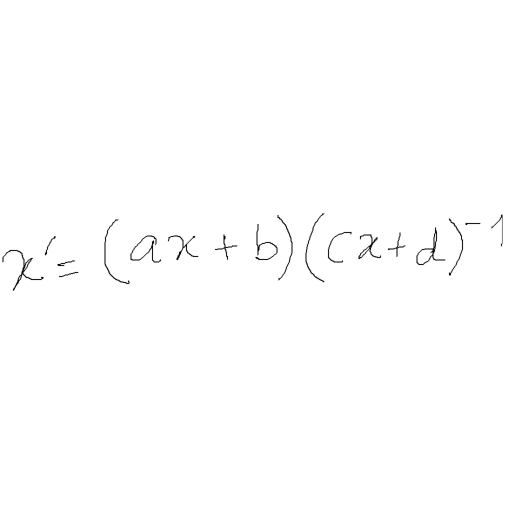
#> input picture DATA/IMG/test/CROHME2019_test/ISICal19_1201_em_751.png, 1010 x 1010 px (shown at 1/2 size)
$ python -i image_processor.py   (imports and definitions only)
#> lines starting #> are read from the running program, lines starting #| are printed output that depends on the picture; after the words box and inside, x2 and y2 are one past the last pixel; in counts of white or black regions, pixels touching at a corner belong together
import numpy as np
from PIL import Image, ImageOps
from scipy.ndimage import label

def _highlight(img: Image, threshold: int):
    new = img.copy()
    pixels, pixels_new = img.load(), new.load()
    w, h = img.size

    for x in range(1, w - 1):
        for y in range(1, h - 1):
            neighbors = [pixels[x, y], pixels[x - 1, y], pixels[x + 1, y], pixels[x, y - 1], pixels[x, y + 1]]
            blacks = 0
            for n in neighbors:
                if n == 0:
                    blacks += 1
            if blacks >= threshold:
                pixels_new[x, y] = 0
            else:
                pixels_new[x, y] = 255

    return new

def _crop(image: Image, noise_thresh=20):
    bw = np.array(image)
    labeled_array, num_features = label(bw == 0)
    if num_features == 0:
        return image

    boxes = []
    for i in range(1, num_features + 1):
        coords = np.argwhere(labeled_array == i)
        size = coords.shape[0]
        if size >= noise_thresh:
            y0, x0 = coords.min(axis=0)
            y1, x1 = coords.max(axis=0) + 1
            boxes.append((x0, y0, x1, y1))

    if not boxes:
        return image

    # Combine all boxes into one bounding box
    min_x = min(box[0] for box in boxes)
    min_y = min(box[1] for box in boxes)
    max_x = max(box[2] for box in boxes)
    max_y = max(box[3] for box in boxes)

    return image.crop((min_x, min_y, max_x, max_y))

def _silence(image: Image, noise_thresh=15):
    # Convert to NumPy array
    bw = np.array(image)

    # Label connected black regions
    labeled_array, num_features = label(bw == 0)

    for i in range(1, num_features + 1):
        coords = np.argwhere(labeled_array == i)
        if coords.shape[0] < noise_thresh:
            for y, x in coords:
                bw[y, x] = 255  # set to white

    return Image.fromarray(bw)

def _resize(img: Image, size=(512, 512)):
    img.thumbnail(size, Image.Resampling.LANCZOS)

    delta_w = size[0] - img.width
    delta_h = size[1] - img.height
    padding = (delta_w // 2, delta_h // 2, delta_w - (delta_w // 2), delta_h - (delta_h // 2))

    padded_img = ImageOps.expand(img, padding, fill=255)
    return padded_img

def process(fn: str, output_fn='test.png'):

    # 1. Make everything black and white:
#> called with output_fn = 'test.png'
    img = Image.open(fn)
#> img is the input picture: PIL image 1010x1010 L; min 0, max 255, mean 253.8
    img = img.convert('1')
#> img: PIL image 1010x1010 1; 99.5% white; black in thin lines or dots, all inside (x1, y1, x2, y2) = (5, 427, 1005, 582)
    bw = _highlight(_highlight(_highlight(img, 2), 2), 3)
#> call 2 of _highlight, with threshold = 2
#> in _highlight (call 2), `new = img.copy()`:
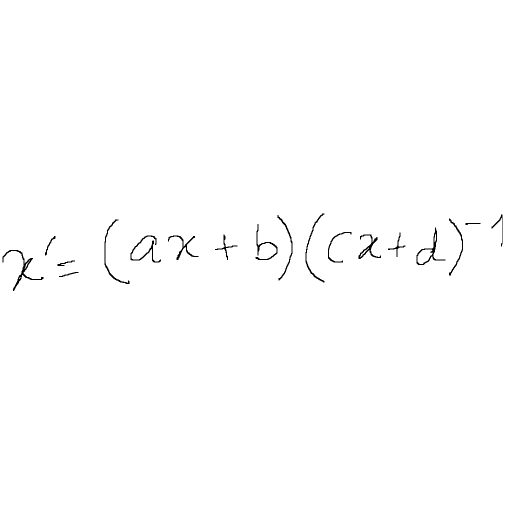
#> new: PIL image 1010x1010 1 (shown at 1/2 size); 99.4% white; black in thin lines or dots, all inside (x1, y1, x2, y2) = (5, 427, 1005, 582)
#> in _highlight (call 3), `new = img.copy()`: new: PIL image 1010x1010 1; 99.3% white; 18 black regions, largest, box (x1, y1, x2, y2) and area: (5, 500, 87, 582) 869, (261, 471, 322, 525) 665, (833, 455, 891, 530) 648
#> bw: PIL image 1010x1010 1; 99.3% white; 18 black regions, largest, box (x1, y1, x2, y2) and area: (5, 500, 87, 582) 873, (261, 471, 322, 525) 666, (833, 455, 891, 530) 652

    # 2. Crop the images to the main math thing and remove noise
    cropped = _silence(_highlight(_crop(bw), 2))
#> in _crop, `labeled_array, num_features = label(bw == 0)`:
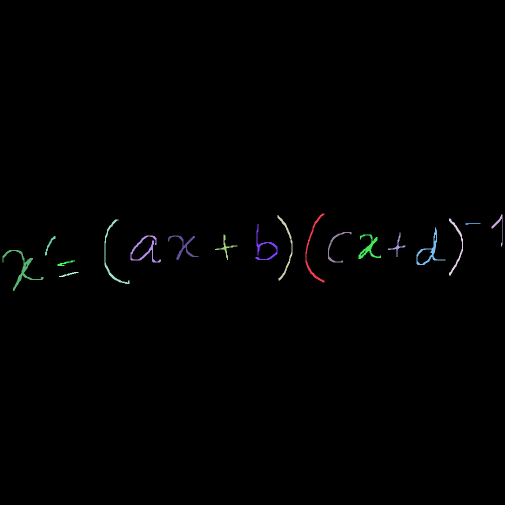
#> labeled_array: shape (1010, 1010) int32 (shown at 1/2 size); 19 distinct labels, from 0 to 18; one colour per label, 0 black
#> in _crop, `labeled_array, num_features = label(bw == 0)`: num_features = 18
#> the loop in _crop, `for i in range(1, num_features + 1):` made 18 passes
#> (y0, x0, y1, x1) on passes 1 to 12: (427, 611, 565, 649), (429, 983, 493, 1005), (430, 555, 561, 585), (437, 898, 551, 926), (439, 209, 568, 259), (446, 931, 450, 961), (448, 511, 520, 555), (455, 833, 530, 891), (464, 656, 525, 703), (465, 776, 514, 811), (469, 430, 520, 475), (469, 717, 518, 762)
#> after the loop in _crop, `for i in range(1, num_features + 1):`: boxes = 18 items, first 6: (611, 427, 649, 565), (983, 429, 1005, 493), (555, 430, 585, 561), (898, 437, 926, 551), (209, 439, 259, 568), (931, 446, 961, 450)
#> in _crop, `min_x = min(box[0] for box in boxes)`: min_x = 5
#> in _crop, `min_y = min(box[1] for box in boxes)`: min_y = 427
#> in _crop, `max_x = max(box[2] for box in boxes)`: max_x = 1005
#> in _crop, `max_y = max(box[3] for box in boxes)`: max_y = 582
#> in _crop, `return image.crop((min_x, min_y, max_x, max_y))`:
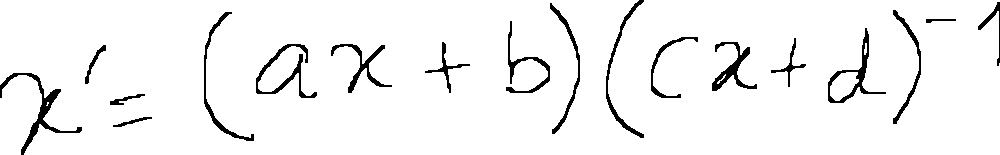
#> returned value: PIL image 1000x155 1; 95.2% white; 18 black regions, largest, box (x1, y1, x2, y2) and area: (0, 73, 82, 155) 873, (256, 44, 317, 98) 666, (828, 28, 886, 103) 652
#> in _silence, `bw = np.array(image)`:
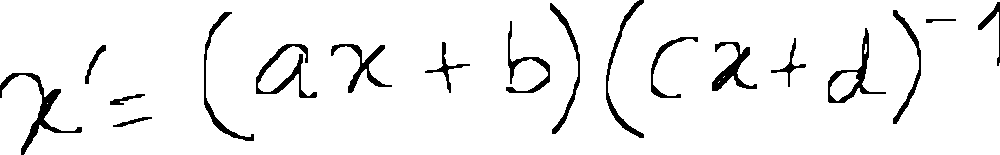
#> bw: shape (155, 1000) bool; 94.3% white; 18 black regions, largest, box (x1, y1, x2, y2) and area: (0, 73, 82, 155) 1012, (256, 44, 317, 98) 800, (828, 28, 886, 103) 746
#> in _silence, `labeled_array, num_features = label(bw == 0)`:
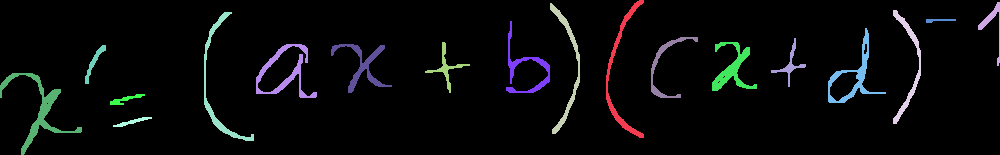
#> labeled_array: shape (155, 1000) int32; 19 distinct labels, from 0 to 18; one colour per label, 0 black
#> in _silence, `labeled_array, num_features = label(bw == 0)`: num_features = 18

    # 3. Resize and save file
    _resize(cropped).save(output_fn)
#> in _resize, `img.thumbnail(size, Image.Resampling.LANCZOS)`:
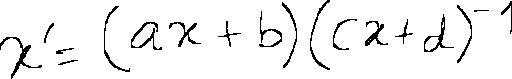
#> img: PIL image 512x79 1; 94.3% white; black in thin lines or dots
#> in _resize, `padded_img = ImageOps.expand(img, padding, fill=255)`:
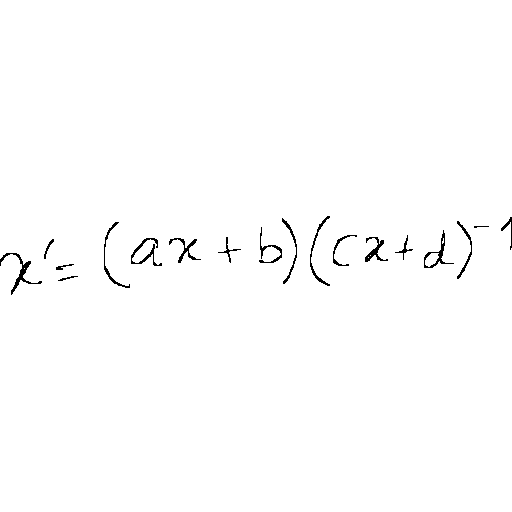
#> padded_img: PIL image 512x512 1; 99.1% white; black in thin lines or dots, all inside (x1, y1, x2, y2) = (0, 216, 512, 295)

>>> result = process('../../DATA/IMG/test/CROHME2019_test/ISICal19_1201_em_751.png')

$ run again, on DATA/IMG/test/CROHME2019_test/ISICal19_1206_em_838.png
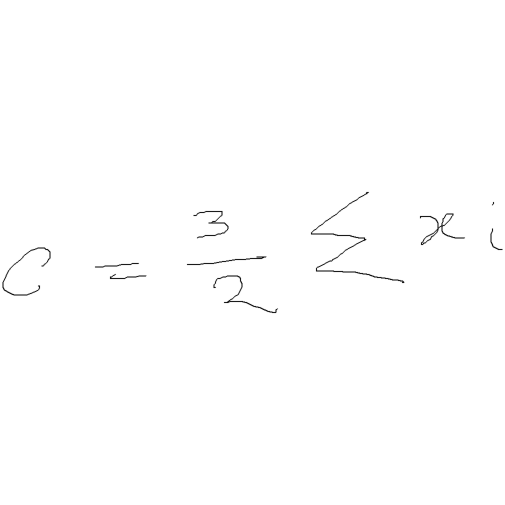
#> input picture DATA/IMG/test/CROHME2019_test/ISICal19_1206_em_838.png, 1010 x 1010 px (shown at 1/2 size)
#> in process, img is the input picture: PIL image 1010x1010 L; min 0, max 255, mean 254
#> new: PIL image 1010x1010 1; 99.5% white; black in thin lines or dots, all inside (x1, y1, x2, y2) = (5, 384, 1005, 626)
#> new: PIL image 1010x1010 1; 99.4% white; 10 black regions, largest, box (x1, y1, x2, y2) and area: (622, 384, 809, 566) 1736, (840, 427, 930, 490) 954, (5, 495, 101, 591) 895
#> in _crop, `labeled_array, num_features = label(bw == 0)`: num_features = 10
#> the loop in _crop, `for i in range(1, num_features + 1):` made 10 passes
#> (y0, x0, y1, x1) on passes 1 to 8: (384, 622, 566, 809), (404, 984, 411, 988), (422, 387, 477, 457), (427, 840, 490, 930), (457, 981, 500, 1005), (495, 5, 591, 101), (513, 374, 530, 533), (526, 190, 535, 278)
#> after the loop in _crop, `for i in range(1, num_features + 1):`: boxes = [(622, 384, 809, 566), (984, 404, 988, 411), (387, 422, 457, 477), (840, 427, 930, 490), (981, 457, 1005, 500), (5, 495, 101, 591), (374, 513, 533, 530), (190, 526, 278, 535), (220, 548, 293, 558), (427, 551, 556, 626)]
#> min_x = 5
#> min_y = 384
#> max_x = 1005
#> max_y = 626
#> in _silence, `labeled_array, num_features = label(bw == 0)`:
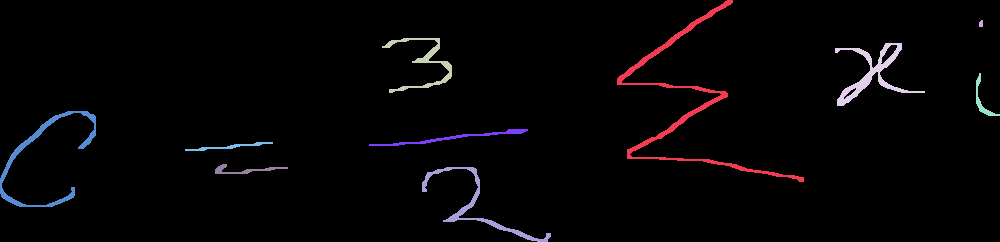
#> labeled_array: shape (242, 1000) int32; 11 distinct labels, from 0 to 10; one colour per label, 0 black
#> in _silence, `labeled_array, num_features = label(bw == 0)`: num_features = 10
#> in _resize, `padded_img = ImageOps.expand(img, padding, fill=255)`:
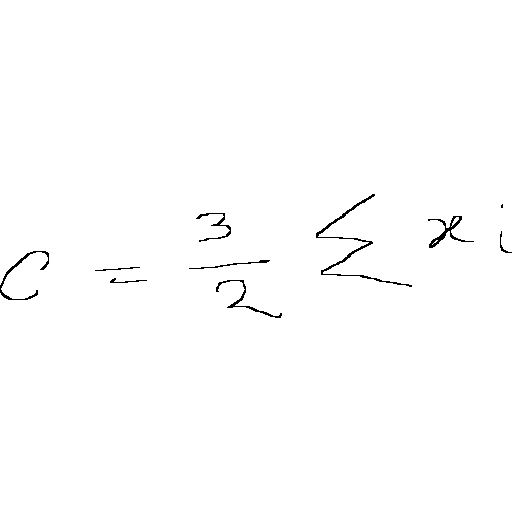
#> padded_img: PIL image 512x512 1; 99.3% white; black in thin lines or dots, all inside (x1, y1, x2, y2) = (0, 194, 512, 318)

$ run again, on DATA/IMG/test/CROHME2019_test/UN19_1005_em_74.png
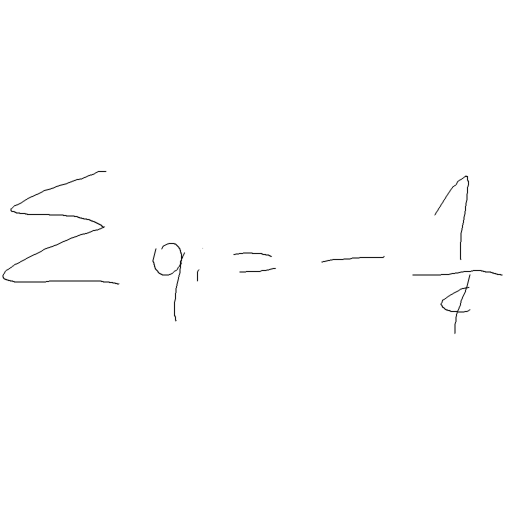
#> input picture DATA/IMG/test/CROHME2019_test/UN19_1005_em_74.png, 1010 x 1010 px (shown at 1/2 size)
#> in process, img is the input picture: PIL image 1010x1010 L; min 0, max 255, mean 253.9
#> new: PIL image 1010x1010 1; 99.5% white; black in thin lines or dots, all inside (x1, y1, x2, y2) = (5, 342, 1005, 668)
#> new: PIL image 1010x1010 1; 99.4% white; 9 black regions, largest, box (x1, y1, x2, y2) and area: (5, 342, 239, 569) 2565, (305, 486, 370, 643) 959, (869, 351, 938, 520) 814
#> in _crop, `labeled_array, num_features = label(bw == 0)`: num_features = 9
#> the loop in _crop, `for i in range(1, num_features + 1):` made 9 passes
#> (y0, x0, y1, x1) on passes 1 to 8: (342, 5, 569, 239), (351, 869, 520, 938), (486, 305, 643, 370), (505, 467, 514, 544), (512, 643, 525, 769), (536, 479, 545, 552), (539, 394, 563, 399), (540, 825, 551, 1005)
#> after the loop in _crop, `for i in range(1, num_features + 1):`: boxes = [(5, 342, 239, 569), (869, 351, 938, 520), (305, 486, 370, 643), (467, 505, 544, 514), (643, 512, 769, 525), (479, 536, 552, 545), (394, 539, 399, 563), (825, 540, 1005, 551), (881, 549, 941, 668)]
#> min_x = 5
#> min_y = 342
#> max_x = 1005
#> max_y = 668
#> in _silence, `labeled_array, num_features = label(bw == 0)`:
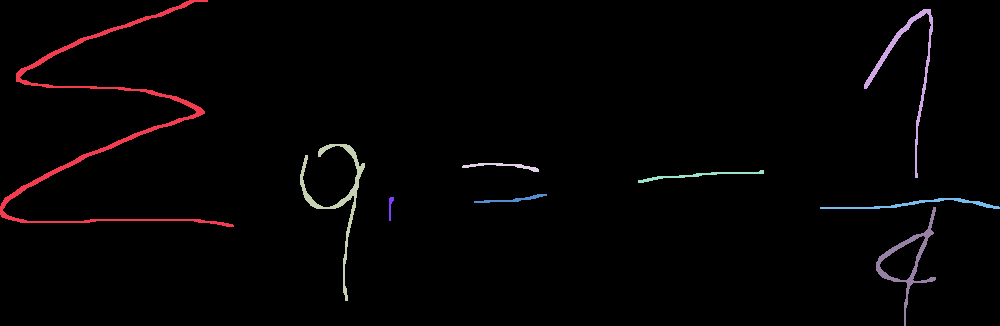
#> labeled_array: shape (326, 1000) int32; 10 distinct labels, from 0 to 9; one colour per label, 0 black
#> in _silence, `labeled_array, num_features = label(bw == 0)`: num_features = 9
#> in _resize, `padded_img = ImageOps.expand(img, padding, fill=255)`:
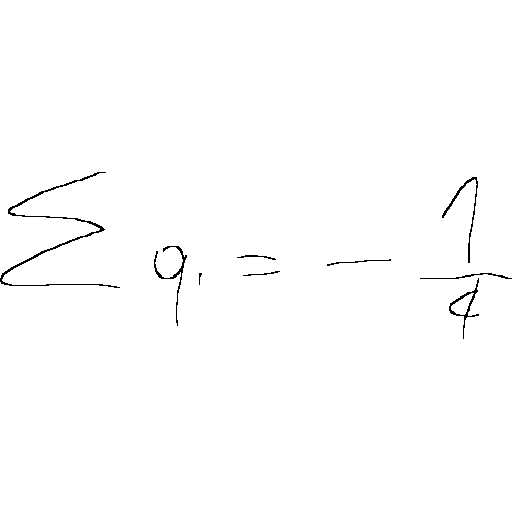
#> padded_img: PIL image 512x512 1; 99.3% white; black in thin lines or dots, all inside (x1, y1, x2, y2) = (0, 172, 512, 339)
